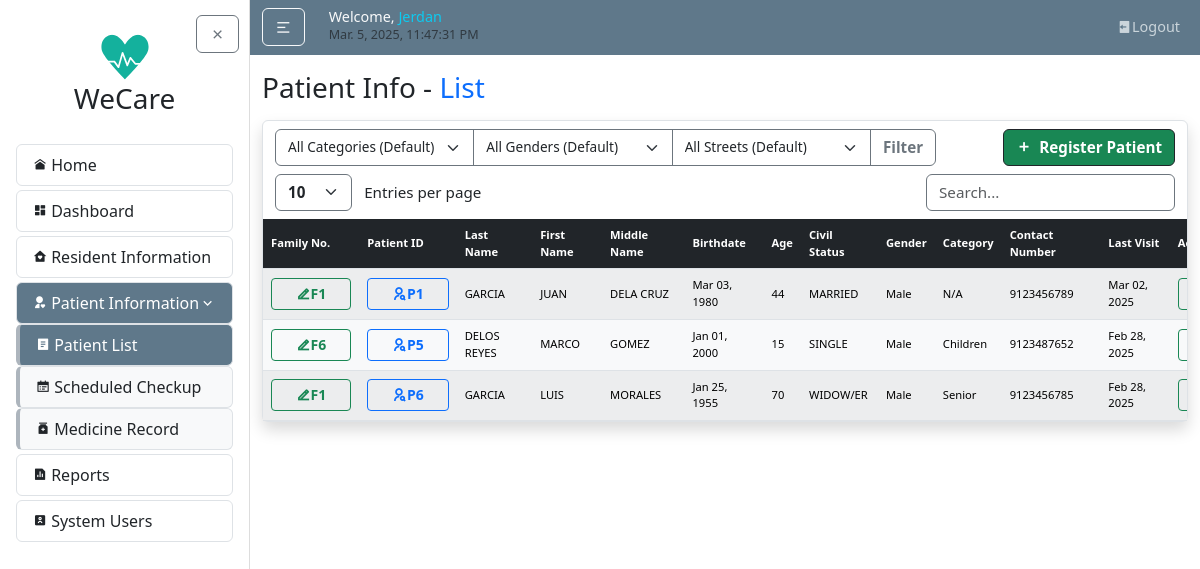
Page /patients/ (signed in) on the earlier database version.
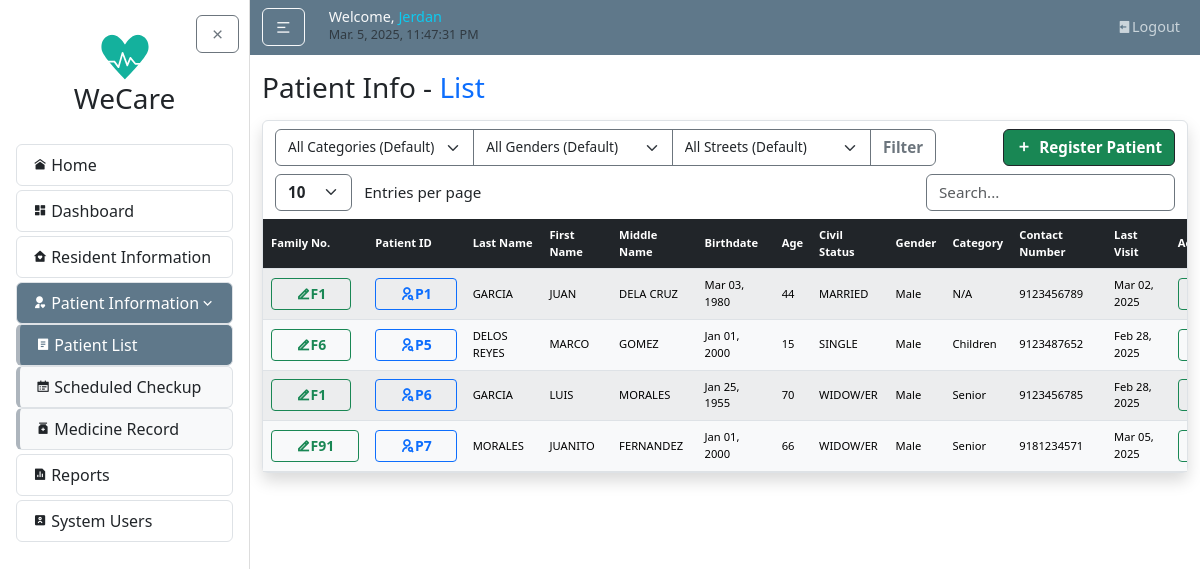
Same page on the later database version.
### patientInfo/models.py (models this page shows, shortened)
class Patient(models.Model):
    patientID = models.CharField(max_length=10, unique=True, editable=False, default="P0")
    resident = models.OneToOneField(Resident, on_delete=models.CASCADE)
    @property
    def last_visit_date(self):
        latest_record = self.medical_records.order_by('-last_visited').first()
        return latest_record.last_visited if latest_record else None

class MedicalRecord(models.Model):
    patient = models.ForeignKey(Patient, on_delete=models.CASCADE, related_name="medical_records")
    concern = models.CharField(max_length=255)
    description = models.TextField(null=True, blank=True)
    last_visited = models.DateField()

### residentInfo/models.py (models this page shows, shortened)
class Resident(models.Model):
    id = models.CharField(max_length=10, primary_key=True, editable=False)
    family = models.ForeignKey(Family, on_delete=models.CASCADE, related_name='residents', null=True)
    last_name = models.CharField(max_length=100, default="--")
    first_name = models.CharField(max_length=100, default="--")
    middle_name = models.CharField(max_length=100, blank=True, null=True, default="--")
    relationship_to_head = models.CharField(max_length=50, default="--")
    birthdate = models.DateField(default=datetime.date(2000, 1, 1))
    age = models.PositiveIntegerField(default=0)
    civil_status = models.CharField(max_length=50, default="--")
    gender = models.CharField(max_length=20, choices=GENDER_CHOICES, default="Male")
    category = models.CharField(max_length=20, choices=CATEGORY_CHOICES, default='N/A')
    present_address = models.CharField(max_length=255, default="--")
    contact_number = models.CharField(max_length=20, default="--")
    date_updated = models.DateTimeField(auto_now=True)

class Family(models.Model):
    family_no = models.CharField(max_length=10, primary_key=True, editable=False)
    date_updated = models.DateTimeField(auto_now=True)

### patientInfo/views.py (the view)
# urls.py: path('', views.patient_list, name='patient-list'),
@login_required
def patient_list(request):
    category = request.GET.get('category', '')
    gender = request.GET.get('gender', '')
    street = request.GET.get('street', '')
    patients = Patient.objects.select_related('resident').all()
    if category:
        patients = patients.filter(resident__category=category)
    if gender:
        patients = patients.filter(resident__gender=gender)
    if street:
        patients = patients.filter(resident__present_address__icontains=street)
    patients = patients.order_by('patientID')
    return render(request, 'patientInfo/patient_list.html', {'patients': patients})

### patientInfo/templates/patientInfo/patient_list.html (shortened to what this page needs)
{% extends "home/layout.html" %}
{% load static %}
{% block body %}
<h3 class="mb-3">Patient Info - <span class="text-primary">List</span></h3>
<article class="content-section border rounded p-0 shadow">
    <div class="container">
      <div class="row mt-2">
        <div class="col-auto">
          <form method="get" action="">
            <div class="input-group">
                <select name="category" class="form-select border-secondary" style="cursor: pointer; vertical-align: middle; font-size: calc(0.7rem + 0.2vw);">
                  <option value="" {% if not request.GET.category %}selected{% endif %}>All Categories (Default)</option>
                </select>
                <select name="gender" class="form-select border-secondary" style="cursor: pointer; vertical-align: middle; font-size: calc(0.7rem + 0.2vw);">
                  <option value="" {% if not request.GET.gender %}selected{% endif %}>All Genders (Default)</option>
                </select>
                <select name="street" class="form-select border-secondary" style="cursor: pointer; vertical-align: middle; font-size: calc(0.7rem + 0.2vw);">
                  <option value="" {% if not request.GET.street %}selected{% endif %}>All Streets (Default)</option>
                </select>
                <button type="submit" class="btn btn-outline-secondary fw-bold" style="font-size: calc(0.8rem + 0.2vw);">Filter</button>
            </div>
          </form>
        </div>
        <div class="col-auto ms-auto">
          <a href="{% url 'patient-select' %}" class="btn btn-success info border-dark fw-bold d-flex align-items-center" style="font-size: calc(0.8rem + 0.2vw);">
            <i class="ri-add-fill" style="font-size: calc(0.6rem + 0.4vw);"></i>
            <span class="ms-2">Register Patient</span>
          </a>
        </div>
      </div>
      <div class="row mt-2">
        <div class="col-auto">
          <select id="customEntries" class="form-select d-inline w-auto border-secondary fw-bold" style="font-size: calc(0.8rem + 0.2vw); cursor: pointer; vertical-align: middle;">
            <option value="10">10</option>
          </select>
          <span class="d-inline ms-2" style="font-size: calc(0.8rem + 0.2vw); vertical-align: middle;">Entries per page</span>
        </div>
        <div class="col-auto ms-auto">
          <input type="text" id="searchBar" class="form-control d-inline w-auto border-secondary" placeholder="Search..." style="font-size: calc(0.8rem + 0.2vw); vertical-align: middle;">
        </div>
      </div>
    </div>
    <div class="table-responsive mt-2">
        <table id="dataTable" class="table table-light table-striped text-center m-0 projectTables">
        <thead class="table-dark">
          <tr>
            <th class="text-start">Family No.</th>
            <th class="text-start">Patient ID</th>
            <th class="text-start">Last Name</th>
            <th class="text-start">First Name</th>
            <th class="text-start">Middle Name</th>
            <th class="text-start">Birthdate</th>
            <th class="text-start">Age</th>
            <th class="text-start">Civil Status</th>
            <th class="text-start">Gender</th>
            <th class="text-start">Category</th>
            <th class="text-start">Contact Number</th>
            <th class="text-start">Last Visit</th>
            <th class="text-start">Action</th>
          </tr>
        </thead>
        <tbody>
            {% for patient in patients %}
            <tr>
                <td class="text-start">
                  <a href="{% url 'family-update' patient.resident.family.family_no %}"
                     class="btn btn-sm btn-outline-success fw-bold px-4">
                    <i class="ri-edit-2-line"></i>{{ patient.resident.family.family_no }}
                  </a>
                </td>
                <td class="text-start">
                  <a href="{% url 'patient-detail' patient.patientID %}" class="btn btn-sm btn-outline-primary fw-bold px-4">
                    <i class="ri-user-search-line"></i>{{ patient.patientID }}
                  </a>
                </td>
                <td class="text-start">{{ patient.resident.last_name }}</td>
                <td class="text-start">{{ patient.resident.first_name }}</td>
                <td class="text-start">{{ patient.resident.middle_name }}</td>
                <td class="text-start">{{ patient.resident.birthdate|date:"M d, Y" }}</td>
                <td class="text-start">{{ patient.resident.age }}</td>
                <td class="text-start">{{ patient.resident.civil_status }}</td>
                <td class="text-start">{{ patient.resident.gender }}</td>
                <td class="text-start">{{ patient.resident.category }}</td>
                <td class="text-start">{{ patient.resident.contact_number }}</td>
                <td class="text-start">
                  {% if patient.last_visit_date %}
                    {{ patient.last_visit_date|date:"M d, Y" }}
                  {% else %}
                    --
                  {% endif %}
                </td>
                <td>
                    <div class="d-flex">
                      <a href="{% url "patient-update" patient.patientID %}" class="btn btn-sm btn-outline-success fw-bold flex-fill me-1" title="Edit">
                      </a>
                    </div>
                </td>
            </tr>
            {% endfor %}
        </tbody>
        </table>
    </div>
</article>
{% endblock body %}

### home/templates/home/layout.html (shortened to what this page needs)
{% load static %}
<!DOCTYPE html>
<html lang="en">
<head>
  <link rel="stylesheet" type="text/css" href="{% static 'home/main.css' %}">
  <link href="https://cdn.jsdelivr.net/npm/bootstrap@5.3.3/dist/css/bootstrap.min.css" rel="stylesheet">
  <link rel="stylesheet" href="https://cdnjs.cloudflare.com/ajax/libs/remixicon/4.6.0/remixicon.css">
  <link rel="stylesheet" href="//cdn.datatables.net/2.2.2/css/dataTables.dataTables.min.css">
  <link rel="stylesheet" href="https://cdn.jsdelivr.net/npm/flatpickr/dist/flatpickr.min.css">
</head>
<body>
  {% include "home/sidebar.html" %}
    <div id="content-wrapper" class="flex-grow-1">
      <header class="site-header">
        <nav class="navbar navbar-expand-md navbar-dark bg-steel">
          <div class="container">
            <div class="navbar-nav align-items-xl-center">
              <button id="sidebarToggle" class="btn btn-outline-light me-3 my-auto">
                <i class="ri-menu-2-line"></i>
              </button>
            </div>
            <div class="ms-2 me-auto">
              <h5 class="d-flex align-items-end gap-1 mb-1">
                  <span class="text-light nav-font">
                      {% if user.is_authenticated %}Welcome, <span class="text-info">{{ request.user }}</span> <br>{% endif %}
                      <small id="clock" class="my-auto text-muted text-light"></small>
                  </span>
              </h5>
            </div>
            <div class="navbar-nav ms-auto nav-font">
              {% if user.is_authenticated %}
                <a class="nav-item nav-link" href="{% url "logout" %}"><i class="ri-logout-box-fill "></i>Logout</a>
              {% endif %}
            </div>
          </div>
        </nav>
      </header>
      <main id="main-content" role="main" class="container mt-3">
          <div class="row">
            <div class="col">
              {% block body %}{% endblock %}
            </div>
          </div>
      </main>
    </div>
  </div>
</body>
</html>

### home/templates/home/sidebar.html
{% load static %}
  <div id="page-wrapper" class="d-flex" style="min-height: 100vh;">
    <div id="sidebar" class="sidebar active">
      <div class="p-3" style="position: relative;">
        <button id="sidebarClose" class="btn btn-outline-secondary m-0" style="position: absolute!important; top: 15px!important; right: 10px!important;">
          <i class="ri-close-line"></i>
        </button>
        <div class="sidebar-logo p-3 text-center">
          <a href="{% url "home" %}" class="nav-link">
              <img src="{% static 'home/images/WeCareLogo.svg' %}" alt="Logo" class="img-fluid logo-small">
              <h3 class="">WeCare</h3>
          </a>
        </div>
        <ul class="list-group my-1">
          <a href="{% url "home" %}" class="nav-link {% if request.path == '/' %}active{% endif %} rounded">
            <li class="list-group-item d-flex align-items-center menu-item">
              <i class="ri-home-9-fill me-1 menu-icons"></i>Home
            </li>
          </a>
        </ul>
        <ul class="list-group my-1">
            <a href="{% url "dashboard" %}" class="nav-link {% if '/dashboard/' in request.path %}active{% endif %} rounded">
              <li class="list-group-item d-flex align-items-center menu-item">
                <i class="ri-dashboard-fill me-1 menu-icons"></i>Dashboard
              </li>
            </a>
        </ul>
        <ul class="list-group my-1">
          <a href="{% url "resident-list" %}" class="nav-link {% if '/residents/' in request.path %}active{% endif %} rounded">
            <li class="list-group-item d-flex align-items-center menu-item">
              <i class="ri-home-heart-fill me-1 menu-icons"></i>Resident Information
            </li>
          </a>
        </ul>
        <ul class="list-group my-1">
            <a class="nav-link rounded patient-nav-toggle {% if '/patients/' in request.path or '/medicines/' in request.path %}active{% endif %}" href="#" id="patientToggle">
            <li class="list-group-item d-flex align-items-center menu-item">
              <i class="ri-user-heart-fill me-1 menu-icons"></i>
              <span>Patient Information</span>
              <i class="ri-arrow-down-s-line ms-auto"></i>
            </li>
            </a>
            <div class="collapse {% if '/patients/' in request.path or '/medicines/' in request.path %}show{% endif %}" id="patientDropdown">
            <a href="{% url "patient-list" %}" class="nav-link rounded patient-nav-item {% if '/patients/' in request.path %}active{% endif %}">
              <li class="list-group-item d-flex align-items-center menu-item">
              <i class="ri-file-list-2-fill me-1 menu-icons"></i>
                Patient List
              </li>
            </a>
            <a href="#" class="nav-link rounded patient-nav-item">
              <li class="list-group-item d-flex align-items-center menu-item">
              <i class="ri-calendar-todo-fill me-1 menu-icons"></i>
              Scheduled Checkup
              </li>
            </a>
            <a href="{% url "medicine-list" %}" class="nav-link rounded patient-nav-item {% if '/medicines/' in request.path %}active{% endif %}">
              <li class="list-group-item d-flex align-items-center menu-item">
              <i class="ri-medicine-bottle-fill me-1 menu-icons"></i>
              Medicine Record
              </li>
            </a>
            </div>
        </ul>
        <ul class="list-group my-1">
          <a href="#" class="nav-link rounded">
            <li class="list-group-item d-flex align-items-center menu-item">
              <i class="ri-file-chart-fill me-1 menu-icons"></i>Reports
            </li>
          </a>
        </ul>
        <ul class="list-group my-1">
          <a href="{% url "account-list" %}" class="nav-link {% if '/users/' in request.path %}active{% endif %} rounded">
            <li class="list-group-item d-flex align-items-center menu-item">
              <i class="ri-account-box-2-fill me-1 menu-icons"></i>System Users
            </li>
          </a>
        </ul>
      </div>
    </div>

### home/static/home/main.css (style rules this page uses)
body { background: #fafafa; color: #333333; }
h1, h2, h3, h4, h5, h6 { color: #444444; font-size: calc(1rem + 0.8vw); margin-bottom: 1rem; }
.bg-steel { background-color: #5f788a; }
.site-header { position: sticky; top: 0; z-index: 1000; }
.navbar-nav { flex-wrap: wrap; gap: 0.5rem; }
.navbar-nav .nav-link { color: #cbd5db; transition: color 0.2s ease; }
.nav-font { font-size: clamp(0.7rem, 1.2vw, 1rem); }
.content-section { background: #ffffff; padding: 1.25rem; border: 1px solid #dddddd; border-radius: 0.5rem; margin-bottom: 1.5rem; }
#page-wrapper { min-height: 100vh; overflow: hidden; }
#content-wrapper { flex: 1; overflow-y: auto; height: 100vh; }
.sidebar { width: clamp(250px, 20vw, 300px); position: relative; background: #ffffff; border-right: 1px solid #ddd; height: 100vh; transition: all 0.3s ease; overflow-y: auto; }
.sidebar > .p-3 { position: sticky; top: 0; height: 100vh; overflow-y: auto; }
.patient-nav-toggle li { transition: background-color 0.3s ease; }
.patient-nav-item li { background-color: #f8f9fa; border-left: 4px solid #adb5bd; color: #212529; transition: background-color 0.3s ease; }
.menu-icons { font-size: calc(0.1rem + 1vw) !important; }
.menu-item { transition: background-color 0.3s ease, color 0.3s ease; }
.nav-link.active .menu-item { background-color: #5F788A; color: white; }
.logo-small { width: 50px; height: auto; max-width: 100%; }
.projectTables { min-width: 992px; font-size: calc(0.55rem + 0.2vw); margin-bottom: 0; }
.projectTables th, .projectTables td { padding: calc(5px + 0.2vw) calc(8px + 0.2vw); vertical-align: middle; border-color: #dee2e6; text-align: center; }
.projectTables thead th { font-weight: 600; }
button, input[type="submit"] { margin-top: 10px; }
.container { max-width: 1490px!important; }
html { scroll-behavior: smooth; }

Differences in the rows shown:
added Patient: resident.family.family_no "F91", patientID "P7", resident.last_name "MORALES", resident.first_name "JUANITO", resident.middle_name "FERNANDEZ", resident.birthdate "Jan 01, 2000", resident.age "66", resident.civil_status "WIDOW/ER", resident.gender "Male", resident.category "Senior", resident.contact_number "9181234571", last_visit_date "Mar 05, 2025"
